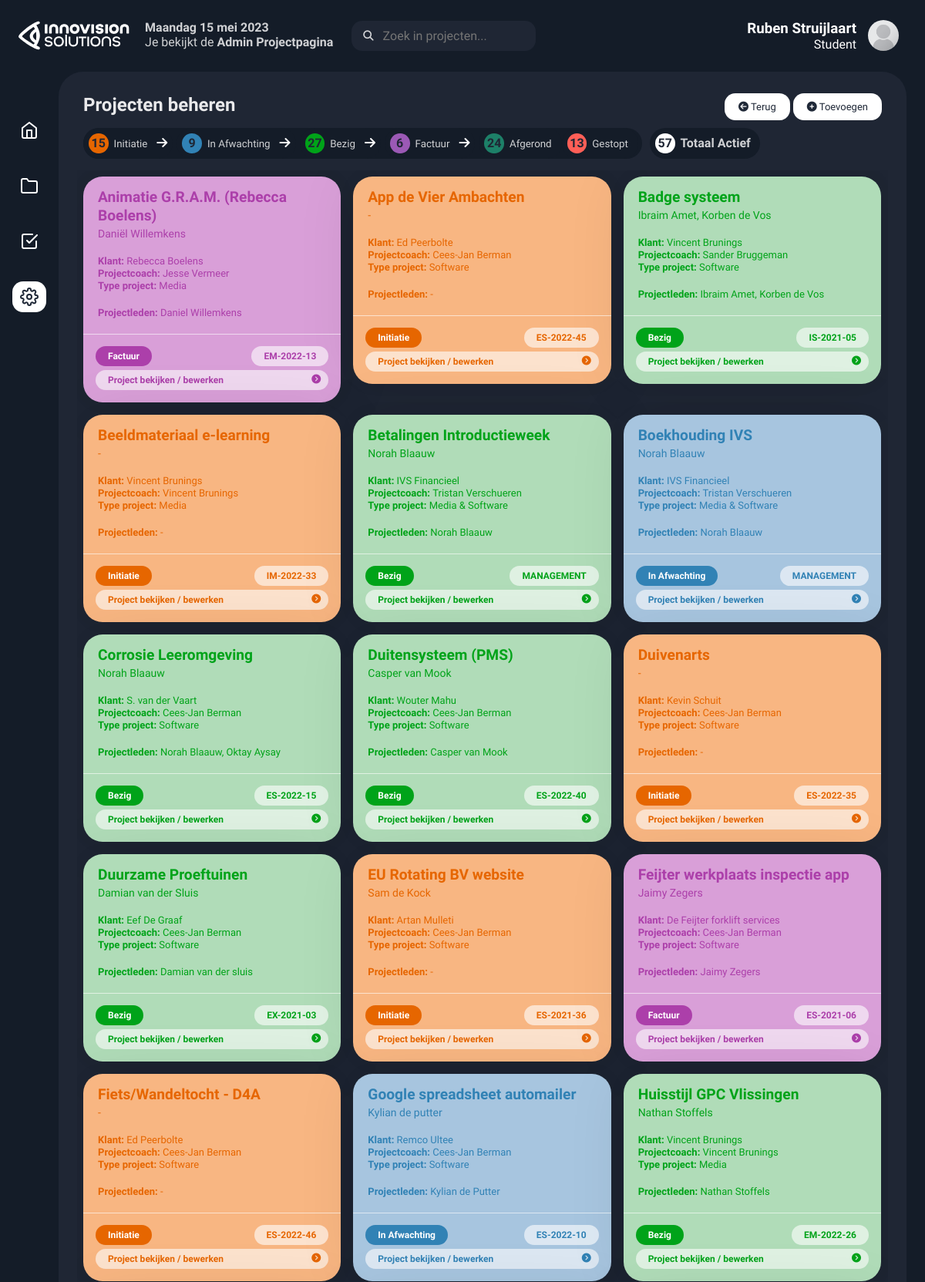
Screenshot of /admin_projecten.php (signed in, upper part) with the database file from the repository.
### tables this page shows
CREATE TABLE IF NOT EXISTS `users` (
  `id` int NOT NULL AUTO_INCREMENT,
  `username` varchar(50) NOT NULL,
  `naam` varchar(200) NOT NULL DEFAULT 'Naam Achternaam',
  `email` varchar(200) NOT NULL DEFAULT 'naam@email.com',
  `accounttype` varchar(15) NOT NULL DEFAULT 'Gedeactiveerd',
  `password` varchar(255) NOT NULL,
  PRIMARY KEY (`id`)
);

CREATE TABLE IF NOT EXISTS `project` (
  `id` int NOT NULL AUTO_INCREMENT,
  `projectnaam` varchar(300) NOT NULL,
  `projectleider` varchar(200) NOT NULL,
  `klant` varchar(200) NOT NULL,
  `prio` varchar(200) NOT NULL,
  `projectcoach` varchar(200) NOT NULL,
  `telefoonnummer` varchar(200) NOT NULL,
  `emailklant` varchar(200) NOT NULL,
  `projectleden` varchar(1000) NOT NULL,
  `initiatieleider` varchar(200) NOT NULL,
  `project_status` varchar(20) NOT NULL DEFAULT 'In review',
  `opmerkingen` varchar(10000) NOT NULL DEFAULT 'Geen opmerkingen.',
  `opleiding` varchar(200) NOT NULL,
  `administratienummer` varchar(10) NOT NULL,
  `bewerkt_door` varchar(60) NOT NULL DEFAULT '-',
  `bewerkt_datum` varchar(25) DEFAULT '-',
  PRIMARY KEY (`id`)
);

### config/db_config.php (called while the page is built, shortened)
<?php
$months = [
  'January' => 'januari',
  'February' => 'februari',
  'March' => 'maart',
  'April' => 'april',
  'May' => 'mei',
  'June' => 'juni',
  'July' => 'juli',
  'August' => 'augustus',
  'September' => 'september',
  'October' => 'oktober',
  'November' => 'november',
  'December' => 'december'
];
$weekdays = [
  'Monday' => 'Maandag',
  'Tuesday' => 'Dinsdag',
  'Wednesday' => 'Woensdag',
  'Thursday' => 'Donderdag',
  'Friday' => 'Vrijdag',
  'Saturday' => 'Zaterdag',
  'Sunday' => 'Zondag'
];
$datetime = date('l j F Y');
$datetime = str_replace(array_keys($months),   array_values($months),   $datetime);
$datetime = str_replace(array_keys($weekdays), array_values($weekdays), $datetime);
?>

### admin_projecten.php (the view, shortened to what this page needs)
<?php include("config/db_config.php");
?>
<!DOCTYPE html>
<html lang="en">
<head>
  <link rel="stylesheet" href="https://cdnjs.cloudflare.com/ajax/libs/normalize/5.0.0/normalize.min.css">
  <link rel="stylesheet" href="style.css">
</head>
<body>
<div class="app-container">
  <div class="app-header">
    <div class="app-header-left">
<?php
$sql = "SELECT * FROM project WHERE project_status!='Afgerond' AND project_status!='Gestopt' ORDER BY projectnaam;";
$result = mysqli_query($conn, $sql);
$resultCheck = mysqli_num_rows($result);
$sql = "SELECT * FROM `project` WHERE project_status='Bezig';";
$bezig = mysqli_query($conn, $sql);
$resultBezig = mysqli_num_rows($bezig);
$sql = "SELECT * FROM `project` WHERE project_status='Factuur';";
$factuur = mysqli_query($conn, $sql);
$resultFactuur = mysqli_num_rows($factuur);
$sql = "SELECT * FROM `project` WHERE project_status='In Afwachting' OR project_status='On Hold' ORDER BY projectnaam;";
$afwachting = mysqli_query($conn, $sql);
$resultAfwachting = mysqli_num_rows($afwachting);
$sql = "SELECT * FROM `project` WHERE project_status='Wacht op start';";
$wachtopstart = mysqli_query($conn, $sql);
$resultWachtopstart = mysqli_num_rows($wachtopstart);
$sql = "SELECT * FROM `project` WHERE project_status='Initiatie';";
$initiatie = mysqli_query($conn, $sql);
$resultInitiatie = mysqli_num_rows($initiatie);
$sql = "SELECT * FROM `project` WHERE project_status='On Hold';";
$hold = mysqli_query($conn, $sql);
$resultHold = mysqli_num_rows($hold);
$sql = "SELECT * FROM `project` WHERE project_status='Gestopt';";
$gestopt = mysqli_query($conn, $sql);
$resultGestopt = mysqli_num_rows($gestopt);
$sql = "SELECT * FROM `project` WHERE project_status='Afgerond' ORDER BY projectnaam;";
$Afgerond = mysqli_query($conn, $sql);
$resultAfgerond = mysqli_num_rows($Afgerond);
$searchresult = $_GET['search'] ?? '';
$sql = "SELECT * FROM `project` WHERE `projectnaam` LIKE '%".$searchresult."%' OR `projectleider` LIKE '%".$searchresult."%' OR `klant` LIKE '%".$searchresult."%' OR `projectleden` LIKE '%".$searchresult."%';";
$resultzoekopdracht = mysqli_query($conn, $sql);
$resultNummerZoek = mysqli_num_rows($resultzoekopdracht);
?>
<div class="item-status" style="margin-top:-5px;">
    <span class="status-type2"> <?php
      echo " <b>" . $datetime . "</b>";?><br>
      Je bekijkt de <b>Admin Projectpagina</b></span>
  </div>
  <div class="search-wrapper">
        <form action="" method="GET">
        <input class="search-input" type="text" placeholder="Zoek in projecten..." name="search" id="search" value="">
        <button class="button-search" type="submit" name="searchnow"><i class="fas fa-search"></i></button>
        </form>
      </div>
  </div>
  <div class="app-header-right">
  <?php
  $persoonlijkepagina = $_SESSION['name'];
    $query = "SELECT * FROM `users` WHERE `username` = '".$persoonlijkepagina."'";
    $rows = mysqli_query($conn, $query);
    while($row = mysqli_fetch_assoc($rows))
    {
      echo'<div class="dropdown" style="float:right;">';
      echo'<div class="headeraccounts">';
      echo'<img src="img/avatar.png" alt="Avatar" class="avatar">';
      echo'<h3> ' , $row["naam"] , '</h3>';
      echo'<p>' , $row["accounttype"] , '</p>';
      echo'</div>';
      echo'<div class="dropdown-content">';
      echo'</div></div>';
    }
  ?>
    </div>
</div>
<div class="app-content">
  <div class="app-sidebar">
  <a href="index.php" class="app-sidebar-link">
    <svg xmlns="http://www.w3.org/2000/svg" width="24" height="24" viewBox="0 0 24 24" fill="none" stroke="currentColor" stroke-width="2" stroke-linecap="round" stroke-linejoin="round" class="feather feather-home">
      <path d="M3 9l9-7 9 7v11a2 2 0 0 1-2 2H5a2 2 0 0 1-2-2z" />
      <polyline points="9 22 9 12 15 12 15 22" />
    </svg>
  </a>
  <a href="projects.php" class="app-sidebar-link">
    <svg xmlns="http://www.w3.org/2000/svg" width="24" height="24" viewBox="0 0 24 24" fill="none" stroke="currentColor" stroke-width="2" stroke-linecap="round" stroke-linejoin="round" class="feather feather-folder">
      <path d="M22 19a2 2 0 0 1-2 2H4a2 2 0 0 1-2-2V5a2 2 0 0 1 2-2h5l2 3h9a2 2 0 0 1 2 2z"></path>
    </svg>
  </a>
  <a href="tickets.php" class="app-sidebar-link">
  </a>
  <a href="admin.php" class="app-sidebar-link active">
  </a>
</div>
  <div class="projects-section">
    <div class="projects-section-header">
      <p>Projecten beheren</p>
      <div class="newprojectbutton">
      <a href="admin.php"><button><i class="fas fa-arrow-circle-left"></i> Terug</button></a>
      <a href="admin.php"><button><i class="fas fa-circle-plus"></i> Toevoegen</button></a>
    </div>
    </div>
    <div class="projects-section-line">
      <div class="projects-status">
      <div class="item-status">
        <form action="" method="post" class="statusformulier">
        <div class="status-type"><span class="bezig" style="background: #E66600"><?php echo $resultInitiatie; ?></span><input type="submit" class="filterbutton" name="initiatie" value="Initiatie" style="text-overflow: ellipsis;"><i class="fa-solid fa-arrow-right" style="color:white; margin-left:6px;"></i></div>
        <div class="status-type"><span class="bezig" style="background: #3182B5"><?php echo $resultAfwachting; ?></span><input type="submit" class="filterbutton" name="afwachting" value="In Afwachting"><i class="fa-solid fa-arrow-right" style="color:white; margin-left:6px;"></i></div>
        <div class="status-type"><span class="bezig" style="background: #00A319;"><?php echo $resultBezig; ?></span><input type="submit" class="filterbutton" name="bezig" value="Bezig"><i class="fa-solid fa-arrow-right" style="color:white; margin-left:6px;"></i></div>
        <div class="status-type"><span class="bezig" style="background: #9B59B5"><?php echo $resultFactuur; ?></span><input type="submit" class="filterbutton" name="factuur" value="Factuur"><i class="fa-solid fa-arrow-right" style="color:white; margin-left:6px;"></i></div>
        <div class="status-type" style="margin-right:0px;"><span class="bezig" style="background: #1D8068"><?php echo $resultAfgerond; ?></span><input type="submit" class="filterbutton" name="afgerond" value="Afgerond"></div>
        <div class="status-type"><span class="bezig" style="background: #FF5F57"><?php echo $resultGestopt; ?></span><input type="submit" class="filterbutton" name="gestopt" value="Gestopt"></div>
        </form>
        <div class="status-type" style="margin-left:10px;"><span class="bezig" style="background: #FFFFFF"><?php echo $resultCheck; ?></span><a href="admin_projecten.php" class="filterbutton"><b style="margin-right:5px;"> Totaal Actief</b></a></div>
      </div>
    </div>
    </div>
  <div class="project-boxes jsGridView">
      <?php
        if (isset($_POST["bezig"])) {
          $result = $bezig;
          $resultCheck = $resultBezig;
        } elseif (isset($_POST["factuur"])) {
          $result = $factuur;
          $resultCheck = $resultFactuur;
        } elseif (isset($_POST["afwachting"])) {
          $result = $afwachting;
          $resultCheck = $resultAfwachting;
        } elseif (isset($_POST["wos"])) {
          $result = $wachtopstart;
          $resultCheck = $resultWachtopstart;
        } elseif (isset($_POST["initiatie"])) {
          $result = $initiatie;
          $resultCheck = $resultInitiatie;
        } elseif (isset($_POST["hold"])) {
          $result = $hold;
          $resultCheck = $resultHold;
        } elseif (isset($_POST["gestopt"])) {
          $result = $gestopt;
          $resultCheck = $resultGestopt;
        } elseif (isset($_POST["afgerond"])) {
          $result = $Afgerond;
          $resultCheck = $resultAfgerond;
        } elseif (isset($_POST["software"])) {
          $result = $software;
          $resultCheck = $resultSoftware;
        } elseif (isset($_POST["media"])) {
          $result = $media;
          $resultCheck = $resultMedia;
        } elseif (isset($_POST["combinatie"])) {
          $result = $combinatie;
          $resultCheck = $resultCombinatie;
        } elseif (isset($_POST["wouter"])) {
          $result = $wouter;
          $resultCheck = $resultWouter;
        } elseif (isset($_POST["sander"])) {
          $result = $sander;
          $resultCheck = $resultSander;
        } elseif (isset($_POST["vincent"])) {
          $result = $vincent;
          $resultCheck = $resultVincent;
        } elseif (isset($_POST["gerhard"])) {
          $result = $gerhard;
          $resultCheck = $resultGerhard;
        } elseif (isset($_POST["jesse"])) {
          $result = $jesse;
          $resultCheck = $resultJesse;
        } elseif (isset($_GET['search'])) {
          $result = $resultzoekopdracht;
          $resultCheck = $resultNummerZoek;
        } else {
          $result = $result;
          $resultCheck = $resultCheck;
        }
        if ($resultCheck > 0) {
          while($row = mysqli_fetch_assoc($result)) {
            if ($row['project_status'] == 'Bezig'){
              $barcolor = '#00A319';
              $BGcolor = '#B0DCB8';
            }
            elseif ($row['project_status'] == 'Factuur'){
              $barcolor = '#AC3FAA';
              $BGcolor = '#D99FD8';
            }
            elseif ($row['project_status'] == 'In Afwachting'){
              $barcolor = '#3182B5';
              $BGcolor = '#A7C5DF';
            }
            elseif ($row['project_status'] == 'Initiatie'){
              $barcolor = '#E66600';
              $BGcolor = '#F8B682';
            }
            elseif ($row['project_status'] == 'On Hold'){
              $barcolor = '#3182B5';
              $BGcolor = '#A7C5DF';
            }
            elseif ($row['project_status'] == 'Afgerond'){
              $barcolor = '#1D8068';
              $BGcolor = '#A2DBCD';
              $modalcolor = '#1D8068';
            }
            elseif ($row['project_status'] == 'Gestopt'){
              $barcolor = '#FE4A41';
              $BGcolor = '#FFAAA6';
              $modalcolor = '#FE4A41';
            }
            echo'<div class="project-box-wrapper">';
            echo'<div class="project-box" style="background-color: ', $BGcolor ,';">';
            echo'<div class="project-box-content-header" style="color: ', $barcolor ,';">';
            echo'<p class="box-content-header" style="font-size: larger; color: ',$barcolor,';"><b>' , $row['projectnaam'] , '</b></p>';
            echo'<p class="box-content-subheader">' , $row['projectleider'] , '</p>';
            echo'</div>';
            echo'<div class="box-progress-wrapper" style="color: ', $barcolor ,';">';
            echo'<p class="box-progress-text"><b>Klant: </b>' , $row['klant'] , '</p>';
            echo'<p class="box-progress-text"><b>Projectcoach: </b>' , $row['projectcoach'] , '</p>';
            echo'<p class="box-progress-text"><b>Type project: </b>' , $row['opleiding'] , '</p><br>';
            echo'<p class="box-progress-text"><b>Projectleden: </b>' , $row['projectleden'] , '</p>';
            echo'<br>';
            echo'</div>';
            echo'<div class="project-box-footer">';
            echo'<div class="statustag" style="background-color: ' , $barcolor , ';">';
            echo $row['project_status'];
            echo '</div>';
            echo'<div class="statustag" style="color: ', $barcolor ,';">';
            echo $row['administratienummer'];
            echo '</div>';
            echo '</div>';
            echo'<details><summary>';
            echo'<div class="buttonmodal" style="color: ', $barcolor ,';">';
            echo'Project bekijken / bewerken <i class="fas fa-chevron-circle-right"></i>';
            echo'</div>';
            echo'</summary>';
            echo'</div>';
            echo'</div>';
          }
        } else {
          echo'<div class="project-box-wrapper">';
          echo'<h3>Geen projecten gevonden</h3>';
          echo'</div>';
        }
      ?>
</div>
</div>
</div>
</body>
</html>

### rows the page displays
users: naam "Ruben Struijlaart", accounttype "Student"
project: projectnaam "Animatie G.R.A.M. (Rebecca Boelens)", projectleider "Daniël Willemkens", klant "Rebecca Boelens", projectcoach "Jesse Vermeer", opleiding "Media", projectleden "Daniel Willemkens", project_status "Factuur", administratienummer "EM-2022-13"
project: projectnaam "App de Vier Ambachten", projectleider "-", klant "Ed Peerbolte", projectcoach "Cees-Jan Berman", opleiding "Software", projectleden "-", project_status "Initiatie", administratienummer "ES-2022-45"
project: projectnaam "Badge systeem", projectleider "Ibraim Amet, Korben de Vos", klant "Vincent Brunings", projectcoach "Sander Bruggeman", opleiding "Software", projectleden "Ibraim Amet, Korben de Vos", project_status "Bezig", administratienummer "IS-2021-05"
project: projectnaam "Beeldmateriaal e-learning", projectleider "-", klant "Vincent Brunings", projectcoach "Vincent Brunings", opleiding "Media", projectleden "-", project_status "Initiatie", administratienummer "IM-2022-33"
project: projectnaam "Betalingen Introductieweek", projectleider "Norah Blaauw", klant "IVS Financieel", projectcoach "Tristan Verschueren", opleiding "Media & Software", projectleden "Norah Blaauw", project_status "Bezig", administratienummer "MANAGEMENT"
project: projectnaam "Boekhouding IVS", projectleider "Norah Blaauw", klant "IVS Financieel", projectcoach "Tristan Verschueren", opleiding "Media & Software", projectleden "Norah Blaauw", project_status "In Afwachting", administratienummer "MANAGEMENT"
project: projectnaam "Corrosie Leeromgeving", projectleider "Norah Blaauw", klant "S. van der Vaart", projectcoach "Cees-Jan Berman", opleiding "Software", projectleden "Norah Blaauw, Oktay Aysay", project_status "Bezig", administratienummer "ES-2022-15"
project: projectnaam "Duitensysteem (PMS)", projectleider "Casper van Mook", klant "Wouter Mahu", projectcoach "Cees-Jan Berman", opleiding "Software", projectleden "Casper van Mook", project_status "Bezig", administratienummer "ES-2022-40"
project: projectnaam "Duivenarts", projectleider "-", klant "Kevin Schuit", projectcoach "Cees-Jan Berman", opleiding "Software", projectleden "-", project_status "Initiatie", administratienummer "ES-2022-35"
project: projectnaam "Duurzame Proeftuinen", projectleider "Damian van der Sluis", klant "Eef De Graaf", projectcoach "Cees-Jan Berman", opleiding "Software", projectleden "Damian van der sluis", project_status "Bezig", administratienummer "EX-2021-03"
project: projectnaam "EU Rotating BV website", projectleider "Sam de Kock", klant "Artan Mulleti", projectcoach "Cees-Jan Berman", opleiding "Software", projectleden "-", project_status "Initiatie", administratienummer "ES-2021-36"
project: projectnaam "Feijter werkplaats inspectie app", projectleider "Jaimy Zegers", klant "De Feijter forklift services", projectcoach "Cees-Jan Berman", opleiding "Software", projectleden "Jaimy Zegers", project_status "Factuur", administratienummer "ES-2021-06"
project: projectnaam "Fiets/Wandeltocht - D4A", projectleider "-", klant "Ed Peerbolte", projectcoach "Cees-Jan Berman", opleiding "Software", projectleden "-", project_status "Initiatie", administratienummer "ES-2022-46"
project: projectnaam "Google spreadsheet automailer", projectleider "Kylian de putter", klant "Remco Ultee", projectcoach "Cees-Jan Berman", opleiding "Software", projectleden "Kylian de Putter", project_status "In Afwachting", administratienummer "ES-2022-10"
project: projectnaam "Huisstijl GPC Vlissingen", projectleider "Nathan Stoffels", klant "Vincent Brunings", projectcoach "Vincent Brunings", opleiding "Media", projectleden "Nathan Stoffels", project_status "Bezig", administratienummer "EM-2022-26"

### other values shown
$datetime "Maandag 15 mei 2023"
$resultInitiatie "15"
$resultAfwachting "9"
$resultBezig "27"
$resultFactuur "6"
$resultAfgerond "24"
$resultGestopt "13"
$resultCheck "57"
